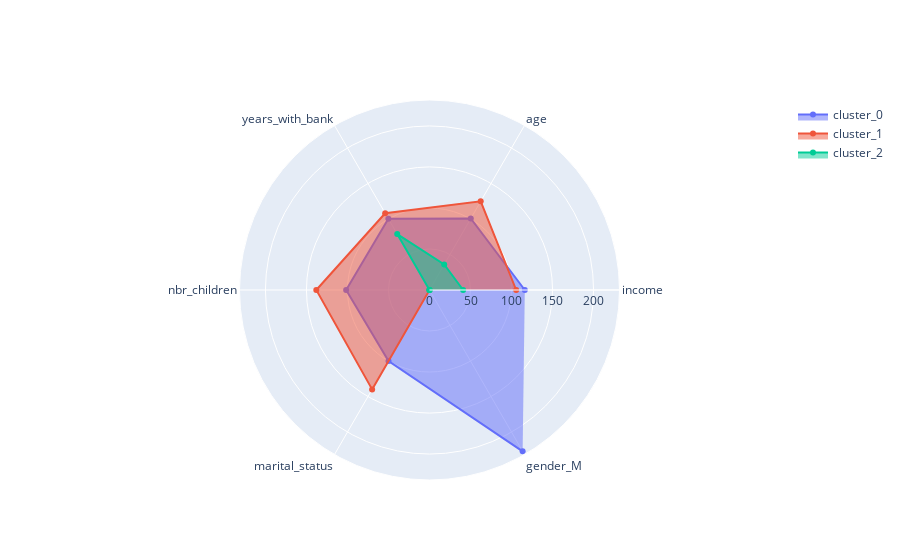

Notebook code for this chart:
### Code cell
plot_radar_chart(Nik(df_seg_full, 'MinMax', 'Agglomerative', 3, epsilon=0.2, min_samples=10))

### Figure 1 — Plotly figure (JSON) as saved in the notebook; plotly's stock layout.template omitted (floating-point values rounded to 4 significant figures)
{"data": [{"fill": "toself", "name": "cluster_0", "r": [116.2, 100.6, 100.3, 101.6, 99.92, 227.1], "theta": ["income", "age", "years_with_bank", "nbr_children", "marital_status", "gender_M "], "type": "scatterpolar"}, {"fill": "toself", "name": "cluster_1", "r": [105.7, 124.8, 108.1, 138.0, 139.9, 0], "theta": ["income", "age", "years_with_bank", "nbr_children", "marital_status", "gender_M "], "type": "scatterpolar"}, {"fill": "toself", "name": "cluster_2", "r": [41.01, 35.86, 78.71, 0, 0, 0], "theta": ["income", "age", "years_with_bank", "nbr_children", "marital_status", "gender_M "], "type": "scatterpolar"}], "layout": {"autosize": true, "polar": {"angularaxis": {"type": "category"}, "radialaxis": {"autorange": true, "range": [0, 236.9], "type": "linear", "visible": true}}, "showlegend": true}}
